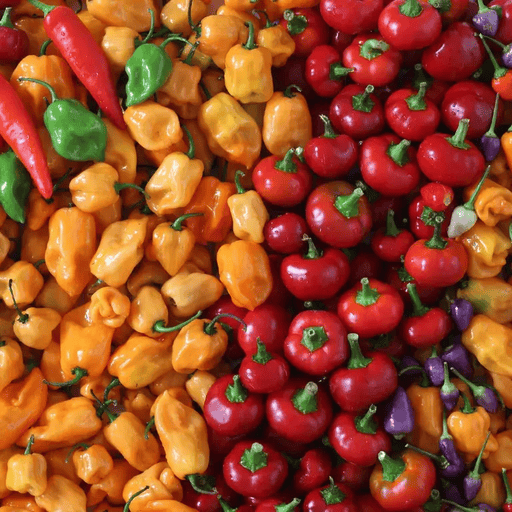
#> input picture final_lab/images/peppers.png, 512 x 512 px, found by its file name
$ jupyter execute q3.ipynb
#> lines starting #> are read from the running program, lines starting #| are printed output that depends on the picture; after the words box and inside, x2 and y2 are one past the last pixel; in counts of white or black regions, pixels touching at a corner belong together
# Display Bit-Plane Slicing of an image

perform bit-plane slicing on a gray scale image.

[cell 1]
import cv2
import numpy as np
import matplotlib.pyplot as plt

[cell 2]
img_gray = cv2.imread('/home/zahin/Desktop/DIP_LAB/final_lab/images/peppers.png', cv2.IMREAD_GRAYSCALE)
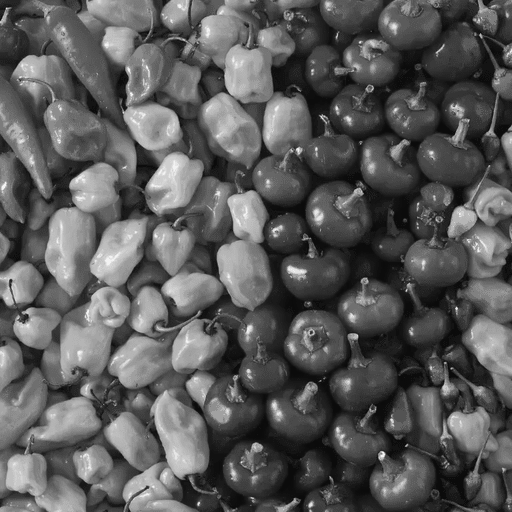
#> img_gray: shape (512, 512); min 11, max 242, mean 89.6
width = img_gray.shape[0]
#> width = 512
height = img_gray.shape[1]
#> height = 512

[cell 3]
img_slices = np.zeros((8, width, height), dtype = np.uint8)

[cell 4]
plt.figure(figsize = (12, 8))
total_col = 4
total_row = int(np.ceil((len(img_slices) + 1) / total_col))
#> total_row = 3

[cell 5]
plt.subplot(total_row, total_col, 1)
plt.imshow(img_gray, cmap = 'gray')
plt.title('original')
plt.axis(False)

for index, slice in enumerate(img_slices):
    img_name = f'plane-{index}'
    img_pos = index + 2
    slice = (img_gray >> index) & 1
    slice = slice * 255
    plt.subplot(total_row, total_col, img_pos)
    plt.imshow(slice, cmap = 'gray')
    plt.title(img_name)
    plt.axis(False)
#> this loop made 8 passes
#> pass 1, `slice = (img_gray >> index) & 1`:
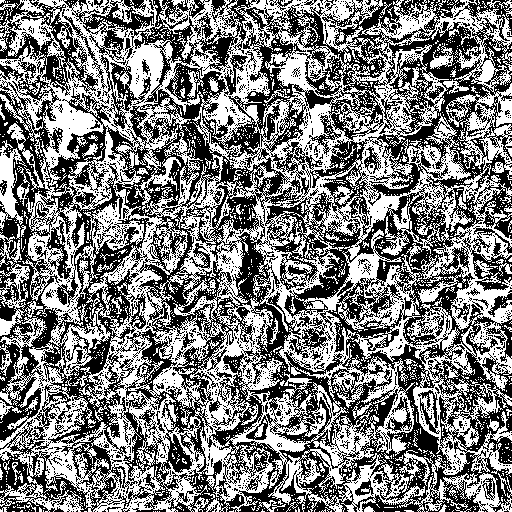
#> slice: shape (512, 512); values 0 (black) and 1 (white), 49.3% white; 2167 white regions (2063 under 20 px), largest, box (x1, y1, x2, y2) and area: (0, 0, 512, 512) 116139, (0, 232, 43, 336) 1132, (0, 140, 27, 231) 989
#> pass 2, `slice = (img_gray >> index) & 1`:
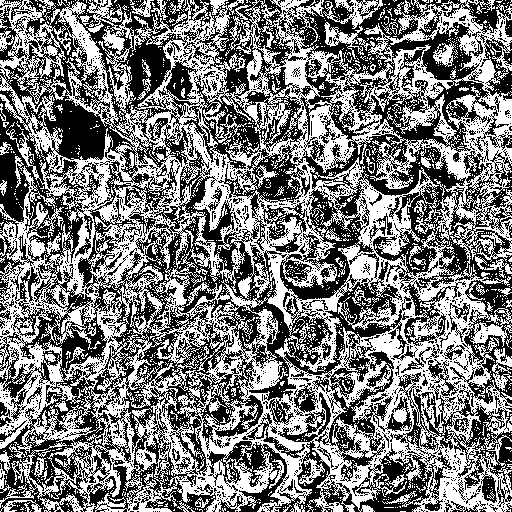
#> slice: shape (512, 512); values 0 (black) and 1 (white), 48.5% white; 2158 white regions (2067 under 20 px), largest, box (x1, y1, x2, y2) and area: (0, 0, 512, 512) 115340, (323, 0, 383, 29) 593, (324, 22, 364, 59) 436

plt.tight_layout()
# plt.show()
plt.savefig('./outputs/q3.png')
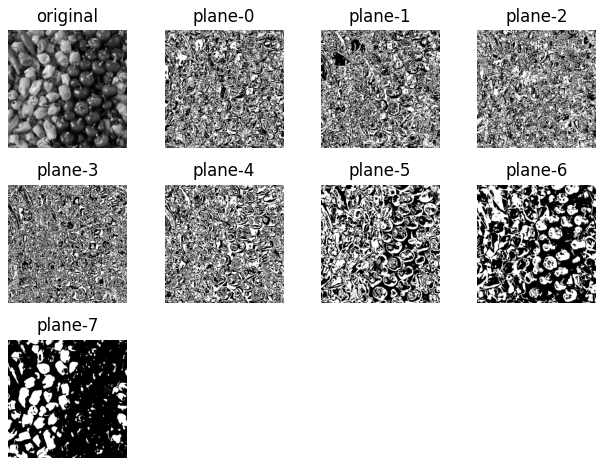
#> figure drawn by matplotlib, 9 panels

$ run again, with final_lab/images/dark_dark.png copied over final_lab/images/peppers.png
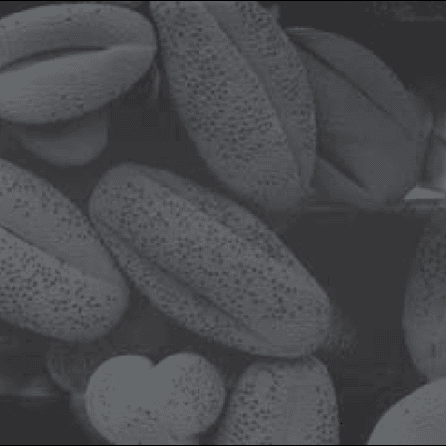
#> input picture final_lab/images/dark_dark.png, 446 x 446 px, found by its file name
#> the loop `for index, slice in enumerate(img_slices):` made 8 passes
#> pass 1, `slice = (img_gray >> index) & 1`:
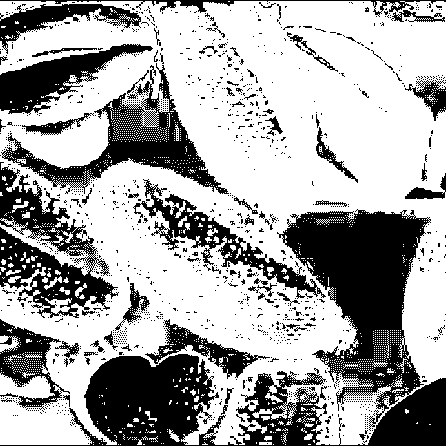
#> slice: shape (446, 446); values 0 (black) and 1 (white), 65.1% white; 1333 black regions (1260 under 20 px), largest, box (x1, y1, x2, y2) and area: (0, 209, 446, 446) 31892, (0, 162, 119, 318) 7152, (1, 63, 229, 194) 6905
#> pass 2, `slice = (img_gray >> index) & 1`:
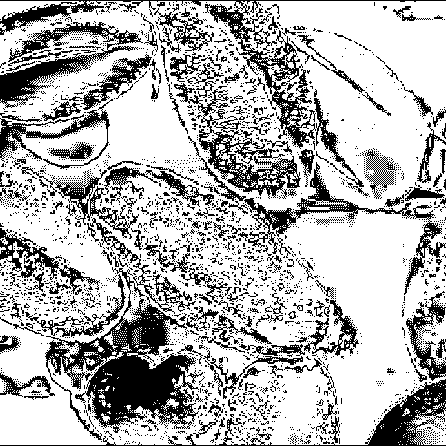
#> slice: shape (446, 446); values 0 (black) and 1 (white), 71.2% white; 2750 black regions (2547 under 20 px), largest, box (x1, y1, x2, y2) and area: (45, 267, 199, 440) 9171, (0, 0, 446, 149) 4724, (0, 22, 143, 108) 3159
